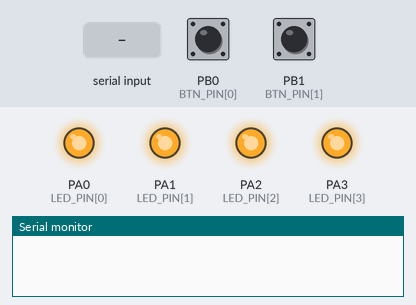
The program below on a simulated STM32 Blue Pill. Shown: output pins drawn as LEDs (lit = HIGH), the last lines printed to the serial monitor. The test bench sets the inputs (shaded band); at power-on: PB0 (BTN_PIN[0]) HIGH, PB1 (BTN_PIN[1]) HIGH.

Above: at 0.1 s.
At 2.4 s:
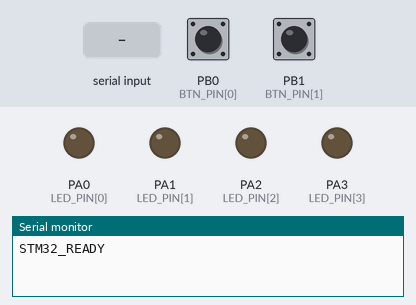
2.5 s: PB0 (BTN_PIN[0]) pulled LOW for 0.15 s
4.2 s: "STATUS\n" received over Serial
Timing chart, 0 to 7.2 s (numbered marks = the images above; inputs shaded):
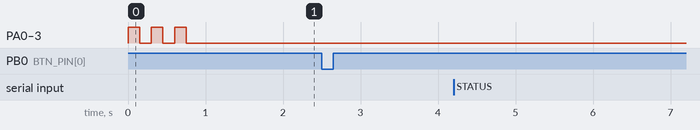

The program:

main.cpp
```cpp
/**
 * @file main.cpp
 * @brief Percobaan 1 - Full Duplex Communication STM32 <-> ESP32
 *
 * Hardware:
 *   - 4 LED   : PA0, PA1, PA2, PA3  (active HIGH)
 *   - 2 Button: PB0 (pull-up, active LOW), PB1 (pull-up, active LOW)
 *   - UART1   : PA9 (TX) -> ESP32 RX2 (GPIO16)
 *                PA10 (RX) <- ESP32 TX2 (GPIO17)
 *
 * Protocol (text, newline-terminated):
 *   RX commands  : "LED1:ON\n", "LED1:OFF\n", ... "LED4:OFF\n", "STATUS\n"
 *   TX responses : "BTN1:1\n"  (button pressed)
 *                  "BTN1:0\n"  (button released)
 *                  "S:L1:0,L2:0,L3:0,L4:0,B1:0,B2:0\n"  (full status)
 */

#include <Arduino.h>

// ===================== PIN DEFINITIONS =====================
const uint8_t LED_PIN[4]  = { PA0, PA1, PA2, PA3 };
const uint8_t BTN_PIN[2]  = { PB0, PB1 };

// ===================== STATE VARIABLES =====================
bool ledState[4]       = { false, false, false, false };
bool btnState[2]       = { false, false };
bool lastBtnRead[2]    = { false, false };
unsigned long lastDebounce[2] = { 0, 0 };
const unsigned long DEBOUNCE_MS = 50;

String rxBuffer = "";

// ===================== SEND FULL STATUS =====================
void sendStatus() {
    // Format: S:L1:0,L2:1,L3:0,L4:1,B1:0,B2:1
    String msg = "S:";
    for (int i = 0; i < 4; i++) {
        msg += "L" + String(i + 1) + ":" + String(ledState[i] ? 1 : 0);
        msg += ",";
    }
    for (int i = 0; i < 2; i++) {
        msg += "B" + String(i + 1) + ":" + String(btnState[i] ? 1 : 0);
        if (i < 1) msg += ",";
    }
    Serial.println(msg);
}

// ===================== PROCESS RX COMMAND =====================
void processCommand(String cmd) {
    cmd.trim();

    if (cmd.startsWith("LED") && cmd.length() >= 7) {
        // "LED1:ON" or "LED3:OFF"
        int ledNum = cmd.charAt(3) - '1';           // 0..3
        String action = cmd.substring(5);            // "ON" or "OFF"

        if (ledNum >= 0 && ledNum < 4) {
            bool newState = (action == "ON");
            ledState[ledNum] = newState;
            digitalWrite(LED_PIN[ledNum], newState ? HIGH : LOW);
            sendStatus();   // acknowledge with full status
        }
    }
    else if (cmd == "STATUS") {
        sendStatus();
    }
}

// ===================== SETUP =====================
void setup() {
    // UART1 (PA9/PA10) — connects to ESP32
    Serial.begin(115200);

    // LED outputs
    for (int i = 0; i < 4; i++) {
        pinMode(LED_PIN[i], OUTPUT);
        digitalWrite(LED_PIN[i], LOW);
    }

    // Button inputs (internal pull-up)
    for (int i = 0; i < 2; i++) {
        pinMode(BTN_PIN[i], INPUT_PULLUP);
        btnState[i]    = false;
        lastBtnRead[i] = false;
    }

    // Startup blink — all LEDs flash 3×
    for (int k = 0; k < 3; k++) {
        for (int i = 0; i < 4; i++) digitalWrite(LED_PIN[i], HIGH);
        delay(150);
        for (int i = 0; i < 4; i++) digitalWrite(LED_PIN[i], LOW);
        delay(150);
    }

    delay(300);
    Serial.println("STM32_READY");
}

// ===================== LOOP =====================
void loop() {
    // ---------- 1. Read incoming UART commands ----------
    while (Serial.available()) {
        char c = (char)Serial.read();
        if (c == '\n') {
            processCommand(rxBuffer);
            rxBuffer = "";
        } else if (c != '\r') {
            rxBuffer += c;
        }
    }

    // ---------- 2. Debounce & report button changes ----------
    for (int i = 0; i < 2; i++) {
        bool reading = !digitalRead(BTN_PIN[i]);   // active LOW -> true when pressed

        if (reading != lastBtnRead[i]) {
            lastDebounce[i] = millis();
        }

        if ((millis() - lastDebounce[i]) > DEBOUNCE_MS) {
            if (reading != btnState[i]) {
                btnState[i] = reading;
                // Send change notification
                Serial.println("BTN" + String(i + 1) + ":" + String(btnState[i] ? 1 : 0));
            }
        }

        lastBtnRead[i] = reading;
    }
}
```
